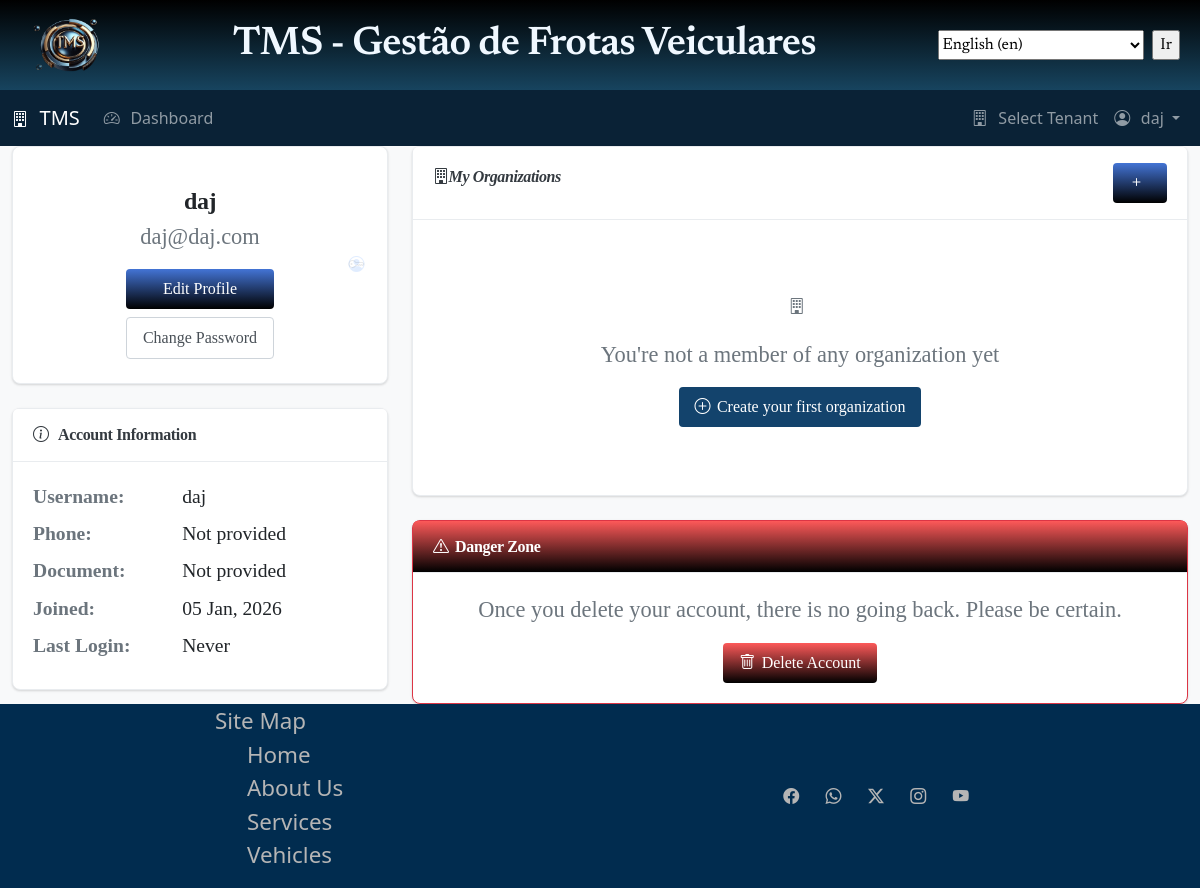
/accounts/profile/ (signed in), run on the app's committed database.
### accounts/models.py (models this page shows, shortened)
class CustomUser(AbstractUser):
    id = models.UUIDField(primary_key=True, default=uuid.uuid4, editable=False)
    current_tenant = models.ForeignKey(
        'tenants.Tenant',
        on_delete=models.SET_NULL,
        null=True,
        blank=True,
        related_name='current_users',
        help_text=_('Currently active tenant for this user')
    )
    phone = models.CharField(max_length=20, blank=True, null=True)
    document_number = models.CharField(
        max_length=30,
        blank=True,
        null=True,
        help_text=_('Unique identifier like SSN or Tax ID, CPF or CNPJ')
    )
    document_type = models.CharField(
        max_length=6,
        blank=True,
        null=True,
        choices=[
            ('SSN', 'SSN'),
            ('TAXID', 'Tax ID'),
            ('CPF', 'CPF'),
            ('CNPJ', 'CNPJ')
        ],
        default='CPF'
    )
    last_login_tenant = models.ForeignKey(
        'tenants.Tenant',
        on_delete=models.SET_NULL,
        blank=True,
        null=True,
        related_name='last_login_users',
    )
    created_at = models.DateTimeField(auto_now_add=True)
    updated_at = models.DateTimeField(auto_now=True)
    class Meta:
        db_table = 'users'
        indexes = [
            models.Index(fields=['email']),
            models.Index(fields=['document_number'])
        ]
    def get_tenants(self):
        return Tenant.objects.filter(
            members__user=self,
            members__is_active=True,
            is_active=True
        ).distinct()

### accounts/views.py (the view)
# urls.py: path('profile/', views.ProfileView.as_view(), name='profile'),
class ProfileView(LoginRequiredMixin, DetailView):
    model = CustomUser
    template_name = "accounts/profile.html"
    context_object_name = "user_profile"
    def get_object(self, queryset=None):
        return self.request.user
    def get_context_data(self, **kwargs):
        context = super().get_context_data(**kwargs)
        user = self.get_object()
        context["tenants"] = user.get_tenants()
        context["memberships"] = (
            user.tenant_memberships.filter(is_active=True)
            .select_related("tenant")
            .order_by("-joined_at")
        )
        return context

### core/context_processors.py (called while the page is built)
def payment_stats(request):
    if not request.user.is_authenticated:
        return {}
    if not hasattr(request, "tenant"):
        return {}
    from fleet.models import WorkdayApproval, PaymentOrder
    pending_approvals = WorkdayApproval.objects.filter(
        tenant=request.tenant, status="pending"
    ).count()
    pending_payments = PaymentOrder.objects.filter(
        tenant=request.tenant, status="pending"
    ).count()
    approved_payments = PaymentOrder.objects.filter(
        tenant=request.tenant, status="approved"
    ).count()
    return {
        "pending_approvals_count": pending_approvals,
        "pending_payments_count": pending_payments,
        "approved_payments_count": approved_payments,
    }

### core/models.py (called while the page is built)
    def get_queryset(self):
        queryset = super().get_queryset()
        from tenants.middleware import get_current_tenant
        tenant = get_current_tenant()
        if tenant:
            return queryset.filter(tenant=tenant)
        return queryset

### tenants/context_processors.py (called while the page is built, shortened)
def tenant_context(request):
    context = {
        "current_tenant": None,
        "user_tenants": [],
        "is_tenant_owner": False,
        "tenant_role": None,
    }
    return context

### templates/accounts/profile.html (shortened to what this page needs)
{% extends 'base.html' %}
{% load static i18n l10n %}
{% block content %}
<div class="container">
  <div class="row">
    <div class="col-lg-4">
      <div class="card shadow-sm mb-4">
        <div class="card-body text-center p-4">
          <div class="mb-3">
            <i class="bi bi-person-circle display-1 text-primary"></i>
          </div>
          <h4 class="mb-1">
            {{ user_profile.get_full_name|default:user_profile.username }}
          </h4>
          <p class="text-muted mb-3">{{ user_profile.email }}</p>
          <div class="d-grid gap-2">
            <a href="{% url 'accounts:profile_edit' %}" class="btn btn-primary"
              style="background: linear-gradient(to bottom, #4374d5,black);">
              <i class="bi bi-pencil"></i>{% translate 'Edit Profile' %}
            </a>
            <a href="{% url 'accounts:password_change' %}" class="btn btn-outline-secondary">
              <i class="bi bi-key"></i>{% translate 'Change Password' %}
            </a>
          </div>
        </div>
      </div>
      <div class="card shadow-sm">
        <div class="card-header bg-white">
          <h6 class="mb-0"><i class="bi bi-info-circle"></i> {% translate 'Account Information' %}</h6>
        </div>
        <div class="card-body">
          <dl class="row mb-0">
            <dt class="col-sm-5 text-muted small">{% translate 'Username' %}:</dt>
            <dd class="col-sm-7 small">{{ user_profile.username }}</dd>
            <dt class="col-sm-5 text-muted small">{% translate 'Phone' %}:</dt>
            <dd class="col-sm-7 small">{{ user_profile.phone|default:"Not provided" }}</dd>
            <dt class="col-sm-5 text-muted small">{% translate 'Document' %}:</dt>
            <dd class="col-sm-7 small">
              {% if user_profile.document_number %}
              {{ user_profile.get_document_type_display }}: {{ user_profile.document_number}}
              {% else %}
              {% translate 'Not provided' %}
              {% endif %}
            </dd>
            <dt class="col-sm-5 text-muted small">{% translate 'Joined' %}:</dt>
            <dd class="col-sm-7 small">
              {{ user_profile.date_joined|date:"d M, Y" }}
            </dd>
            <dt class="col-sm-5 text-muted small">{% translate 'Last Login' %}:</dt>
            <dd class="col-sm-7 small">
              {% if user_profile.last_login %}
              {{ user_profile.last_login|date:"d M, Y H:i" }}
              {% else %}
              {% translate 'Never' %}
              {% endif %}
            </dd>
          </dl>
        </div>
      </div>
    </div>
    <div class="col-lg-8">
      <div class="card shadow-sm mb-4">
        <div class="card-header bg-white d-flex justify-content-between align-items center">
          <h5 class="mb-0">
            <i class="bi bi-building">{% translate 'My Organizations' %}</i>
          </h5>
          <a href="{% url 'tenants:create' %}" class="btn btn-sm btn-primary"
            style="background: linear-gradient(to bottom, #4374d5,black);">
            <i class="bi bi-plus"></i>
          </a>
        </div>
        <div class="card-body">
          {% if memberships %}
          <div class="list-group list-group-flush">
            {% for membership in memberships %}
            <div class="list-group-item">
              <div class="d-flex justify-content-between align-items center">
                <div>
                  <h6 class="mb-1">
                    <i class="bi bi-building"></i>{{ membership.tenant.name }}
                  </h6>
                  <small class="text-muted">
                    <i class="bi bi-shield check"></i>
                    {{ membership.get_role_display }}
                    {% if membership.get_role_display %}
                    <span class="badge bg-primary" style="background: linear-gradient(to bottom, #4374d5,black);">
                      {% translate 'Owner' %}</span>
                    {% endif %}
                  </small>
                  <br>
                  <small class="text-muted">
                    <i class="bi bi-calendar"></i>
                    {% translate 'Joined' %} {{ membership.joined_at|date:"d M, Y"}}
                  </small>
                </div>
                <div>
                  <a href="" class="btn btn-sm btn-outline-primary">
                    <i class="bi bi-arrow-right"></i>{% translate 'View' %}
                  </a>
                </div>
              </div>
            </div>
            {% endfor %}
          </div>
          {% else %}
          <div class="text-center py-5">
            <i class="bi bi-building display-1 text-muted"></i>
            <p class="mt-3 text-muted">{% translate "You're not a member of any organization yet" %}</p>
            <a href="{% url 'tenants:create' %}" class="btn btn-primary">
              <i class="bi bi-plus-circle"></i>{% translate 'Create your first organization' %}
            </a>
          </div>
          {% endif %}
        </div>
      </div>
      <div class="card shadow-sm border-danger">
        <div class="card-header bg-danger text-white" style="background: linear-gradient(to bottom, #fd5959,black);">
          <h6 class="mb-0" style=" color: #fff;">
            <i class="bi bi-exclamation-triangle"></i>{% translate 'Danger Zone' %}
          </h6>
        </div>
        <div class="card-body">
          <p class="text-muted mb-3">
            {% translate 'Once you delete your account, there is no going back. Please be certain.' %}
          </p>
          <a href="{% url 'accounts:delete_account' %}" class="btn btn-danger"
            style="background: linear-gradient(to bottom, #fd5959,black);">
            <i class="bi bi-trash"></i>{% translate 'Delete Account' %}
          </a>
        </div>
      </div>
    </div>
  </div>
</div>
{% endblock %}

### templates/components/_navbar.html (shortened to what this page needs)
{% load static i18n l10n %}
<link rel="stylesheet" href="{% static 'css/navbar.css' %}">
<nav class="navbar navbar-expand-lg navbar-dark" style="background: color-mix(in srgb, black 50%, #13436c 50%)">
  <div class="container">
    <a class="navbar-brand" href="{% url 'home' %}">
      <i class="bi bi-building"></i> TMS
    </a>
    <div class="collapse navbar-collapse" id="navbarNav">
      <ul class="navbar-nav me-auto">
        {% if user.is_authenticated %}
        <li class="nav-item">
          <a class="nav-link" href="{% url 'dashboard' %}">
            <i class="bi bi-speedometer2"></i> {% translate 'Dashboard' %}
          </a>
        </li>
        {% endif %}
      </ul>
      <ul class="navbar-nav">
        {% if user.is_authenticated %}
        {% if current_tenant %}
        <li class="nav-item dropdown">
          <a class="nav-link dropdown-toggle" href="#" role="button" data-bs-toggle="dropdown">
            <span class="tenant-badge">
              <i class="bi bi-building"></i> {{ current_tenant.name }}
            </span>
          </a>
          <ul class="dropdown-menu dropdown-menu-end">
            <li>
              <a class="dropdown-item" href="{% url 'tenants:detail' current_tenant.id %}">
                <i class="bi bi-info-circle"></i> {% translate 'Tenant Details' %}
              </a>
            </li>
            <li>
              <a class="dropdown-item" href="{% url 'tenants:members' current_tenant.id %}">
                <i class="bi bi-people"></i> {% translate 'Members' %}
              </a>
            </li>
            <li>
              <hr class="dropdown-divider">
            </li>
            <li>
              <a class="dropdown-item" href="{% url 'tenants:select' %}">
                <i class="bi bi-arrow-left-right"></i> {% translate 'Switch Tenant' %}
              </a>
            </li>
          </ul>
        </li>
        {% else %}
        <li class="nav-item">
          <a class="nav-link" href="{% url 'tenants:select' %}">
            <i class="bi bi-building"></i> {% translate 'Select Tenant' %}
          </a>
        </li>
        {% endif %}
        <li class="nav-item dropdown">
          <a class="nav-link dropdown-toggle" href="#" role="button" data-bs-toggle="dropdown">
            <i class="bi bi-person-circle"></i> {{ user.get_full_name|default:user.username }}
          </a>
        </li>
        {% endif %}
      </ul>
    </div>
  </div>
</nav>

### static/css/base.css (style rules this page uses)
html { box-sizing: border-box; padding: 0; margin: 0; }
body { display: flex; flex-direction: column; min-height: 100vh; }
.card { display: flex !important; flex-direction: column !important; }

### static/css/home.css (style rules this page uses)
.card { display: flex; flex-direction: row; }
.card:nth-child(1), .card:nth-child(3) { flex-direction: row-reverse; }
.card-body { display: flex; flex-direction: column; justify-content: center; align-items: center; font-size: 1.4rem; }

### static/css/fleet-professional.css (style rules this page uses)
:root { --primary-navy: #13436c; --primary-dark: #0d3146; --primary-hover: #19425a; --accent-light: #144c6c; --gradient-start: #000000; --gradient-end: #17445f; --gray-50: #f8f9fa; --gray-100: #f1f3f5; --gray-200: #e9ecef; --gray-300: #dee2e6; --gray-400: #ced4da; --gray-500: #adb5bd; --gray-600: #6c757d; --gray-700: #495057; --gray-800: #343a40; --gray-900: #212529; --success: #2d6a4f; --success-light: #40916c; --warning: #b7791f; --warning-light: #f4a261; --danger: #9b2226; --danger-light: #c9404d; --info: #14539f; --info-light: #2a7fc1; --shadow-sm: 0 1px 2px 0 rgba(0, 0, 0, 0.05); --shadow: 0 1px 3px 0 rgba(0, 0, 0, 0.1), 0 1px 2px 0 rgba(0, 0, 0, 0.06); --shadow-md: 0 4px 6px -1px rgba(0, 0, 0, 0.1), 0 2px 4px -1px rgba(0, 0, 0, 0.06); --shadow-lg: 0 10px 15px -3px rgba(0, 0, 0, 0.1), 0 4px 6px -2px rgba(0, 0, 0, 0.05); --border-light: 1px solid var(--gray-200); --border-medium: 1px solid var(--gray-300); --border-radius: 8px; --border-radius-sm: 4px; }
body { font-family: 'Segoe UI', -apple-system, BlinkMacSystemFont, Roboto, 'Helvetica Neue', Arial, sans-serif; color: var(--gray-800); background-color: var(--gray-50); }
.container { max-width: 1400px; }
h1, h2, h3, h4, h5, h6 { font-weight: 600; color: var(--gray-900); letter-spacing: -0.02em; }
.text-muted { color: var(--gray-600) !important; }
.card { border: var(--border-light); border-radius: var(--border-radius); box-shadow: var(--shadow-sm); transition: all 0.2s ease; background: white; }
.card-header { background-color: white; border-bottom: var(--border-light); padding: 1rem 1.25rem; }
.card-header h5, .card-header h6 { margin: 0; font-weight: 600; color: var(--gray-800); }
.card-body { padding: 1.25rem; }
.card.shadow-sm { box-shadow: var(--shadow) !important; }
.btn { border-radius: var(--border-radius-sm); font-weight: 500; padding: 0.5rem 1rem; transition: all 0.2s ease; border: none; }
.btn-primary { background-color: var(--primary-navy); color: white; }
.btn-outline-secondary { border: 1px solid var(--gray-400); color: var(--gray-700); background: white; }
.card-body.text-center i { opacity: 0.12; position: absolute; right: 1rem; top: 50%; transform: translateY(-50%); }
.card-body.text-center { position: relative; }

### static/css/navbar.css (style rules this page uses)
.bi { margin-right: 0.4rem; font-size: 1rem; }

### data on the page
CustomUser: get_full_name "daj", email "daj@daj.com", username "daj", phone "Not provided", date_joined "05 Jan, 2026"

### other printed values
form field language "English (en)"
